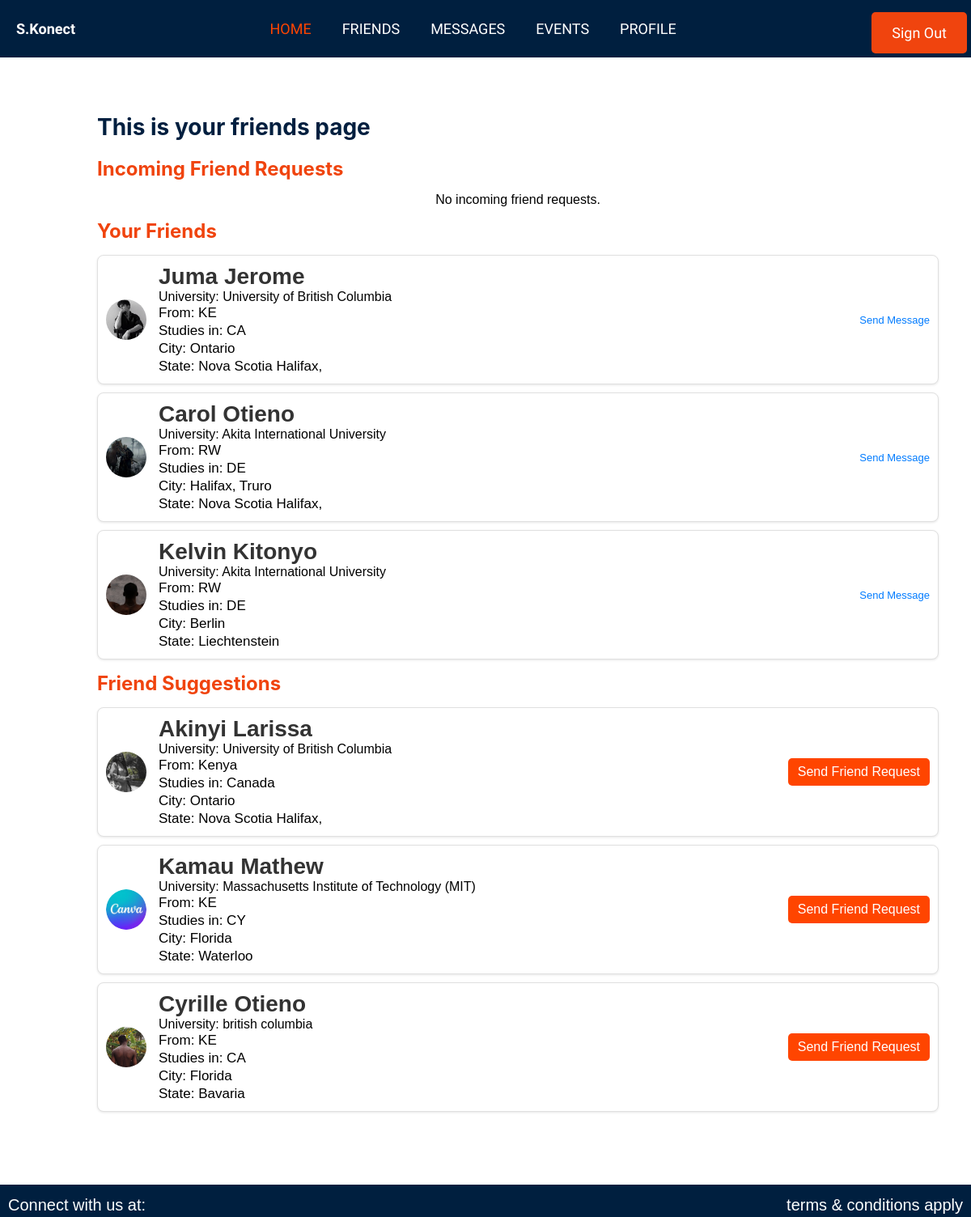
The app's page /friends/ (signed in) with its own data.
### authentication/models.py (models this page shows, shortened)
class CustomUser(AbstractUser):
    country = models.CharField(max_length=100, null=True, blank=True)
    location = models.CharField(max_length=100, null=True, blank=True)
    institution = models.CharField(max_length=100, null=True, blank=True)
    city = models.CharField(max_length=100, null=True, blank=True)
    state = models.CharField(max_length=100, null=True, blank=True)
    zip_code = models.CharField(max_length=20, null=True, blank=True)
    otp = models.CharField(max_length=6, blank=True, null=True)
    otp_created_at = models.DateTimeField(blank=True, null=True)
    otp_verified = models.BooleanField(default=False)
    profile_picture = models.ImageField(upload_to='profile_pictures/', null=True, blank=True)
    password_reset_token = models.CharField(max_length=36, blank=True, null=True)
    token_created_at = models.DateTimeField(blank=True, null=True)
    is_verified = models.BooleanField(default=False)

### authentication/views.py (the view)
# urls.py: path('friends/', views.friends, name="friends"),
def friends(request):
    if request.user.is_authenticated:
        user_profile = UserProfile.objects.get(user=request.user)
        accepted_friends = CustomUser.objects.filter(
            id__in=FriendRequest.objects.filter(
                accepted=True,
                from_user=request.user
            ).values_list('to_user', flat=True)
        ).union(
            CustomUser.objects.filter(
                id__in=FriendRequest.objects.filter(
                    accepted=True,
                    to_user=request.user
                ).values_list('from_user', flat=True)
            )
        )
        incoming_requests = FriendRequest.objects.filter(to_user=request.user, accepted=False)
        friend_suggestions = CustomUser.objects.exclude(id=request.user.id).exclude(id__in=accepted_friends.values_list('id', flat=True))
        suggestions_from_school = friend_suggestions.filter(
            institution=user_profile.institution
        )
        suggestions_from_location = friend_suggestions.filter(
            location=user_profile.location
        )
        suggestions_from_city = friend_suggestions.filter(
            userprofile__city=user_profile.city
        )
        suggestions_from_state = friend_suggestions.filter(
            userprofile__state=user_profile.state
        )
        suggestions = (suggestions_from_school | suggestions_from_location |
                       suggestions_from_city | suggestions_from_state).distinct()
        return render(request, "authentication/friends.html", {
            'incoming_requests': incoming_requests,
            'friends': accepted_friends,
            'suggestions': suggestions
        })
    else:
        return redirect('signin')  # Redirect to sign-in if not authenticated

### templates/authentication/friends.html (shortened to what this page needs)
{% extends "authentication/nav2.html" %}
{% load static %}
{% block content %}
<section id="friends">
    <div class="friend">
        <h1>This is your friends page</h1>
        <h2>Incoming Friend Requests</h2>
        {% if incoming_requests %}
            <ul class="incoming-requests">
                {% for request in incoming_requests %}
                    <li class="request-card">
                        <div class="request-info">
                            {% if request.from_user.profile_picture %}
                                <img src="{{ request.from_user.profile_picture.url }}" alt="{{ request.from_user.username }}'s profile picture" class="avatar">
                            {% else %}
                                <img src="{% static 'images/default_profile.png' %}" alt="Default Profile Picture" class="avatar">
                            {% endif %}
                            <span class="friend-name">{{ request.from_user.first_name }} {{ request.from_user.last_name }}</span>
                        </div>
                        <div class="request-actions">
                            <a href="{% url 'accept_friend_request' request.id %}" class="accept-button">Accept</a>
                            <a href="{% url 'decline_friend_request' request.id %}" class="decline-button">Decline</a>
                        </div>
                    </li>
                {% empty %}
                    <li class="sub-text">No incoming friend requests.</li>
                {% endfor %}
            </ul>
        {% else %}
            <p class="sub-text">No incoming friend requests.</p>
        {% endif %}
        <h2>Your Friends</h2>
        <ul>
            {% for friend in friends %}
                <li class="friend-card">
                    {% if friend.profile_picture %}
                        <img src="{{ friend.profile_picture.url }}" alt="{{ friend.username }}'s profile picture" class="avatar">
                    {% else %}
                        <img src="{% static 'images/default_profile.png' %}" alt="Default Profile Picture" class="avatar">
                    {% endif %}
                    <div class="friend-info">
                        <span class="friend-name">{{ friend.first_name }} {{ friend.last_name }}</span>
                        <span class="friend-university">University: {{ friend.institution }}</span>
                        <span class="friend-country">From: {{ friend.country }}</span>
                        <span class="friend-location">Studies in: {{ friend.location }}</span>
                        <span class="friend-city">City: {{ friend.city }}</span>
                        <span class="friend-state">State: {{ friend.state }}</span>
                    </div>
                    <a href="{% url 'chat_with_friend' friend.id %}" class="send-message">Send Message</a>
                </li>
            {% empty %}
                <li class="sub-text">No friends found.</li>
            {% endfor %}
        </ul>
        <h2 class="subtitle">Friend Suggestions</h2>
        <ul>
            {% for suggestion in suggestions %}
                <li class="friend-card">
                    {% if suggestion.profile_picture %}
                        <img src="{{ suggestion.profile_picture.url }}" alt="{{ suggestion.username }}'s profile picture" class="avatar">
                    {% else %}
                        <img src="{% static 'images/default_profile.png' %}" alt="Default Profile Picture" class="avatar">
                    {% endif %}
                    <div class="friend-info">
                        <span class="friend-name">{{ suggestion.first_name }} {{ suggestion.last_name }}</span>
                        <span class="friend-university">University: <span class="university-name">{{ suggestion.institution }}</span></span>
                        <span class="friend-country">From: {{ suggestion.country }}</span>
                        <span class="friend-location">Studies in: {{ suggestion.location }}</span>
                        <span class="friend-city">City: {{ suggestion.city }}</span>
                        <span class="friend-state">State: {{ suggestion.state }}</span>
                    </div>
                    <a href="{% url 'send_friend_request' suggestion.id %}" class="send-request">Send Friend Request</a>
                </li>
            {% empty %}
                <li class="sub-text">No friend suggestions available.</li>
            {% endfor %}
        </ul>
    </div>
</section>
{% endblock %}

### static/css/base.css (style rules this page uses)
* { padding: 0; margin: 0; box-sizing: border-box; text-decoration: none; list-style: none; }
body { font-family: "Arial", sans-serif, "Itim", cursive; height: 100vh; }
p { text-align: center; }
p { text-align: center; margin-top: 10px; }
h1 { margin-bottom: 20px; font-size: 24px; }
#friends { color: black; height: 100vh; padding: 20px; overflow: scroll; width: 100%; }
.friend { margin-top: 100px; margin-left: 80px; padding: 20px; width: 100; }
.friend h1 { color: #001f3f; margin-bottom: 20px; font-size: 28px; font-family: "Inter", sans-serif; }
.friend h2 { color: #001f3f; color: #f0440e; font-size: 24px; font-family: inter; margin: 15px 0; }
.friend ul { list-style-type: none; padding: 0; }
.friend-card { display: flex; align-items: center; background-color: white; color: black; border-radius: 8px; padding: 10px; margin: 10px 0; box-shadow: 0 1px 3px rgba(0, 0, 0, 0.1); border: 1px solid #e0e0e0; transition: background-color 0.3s, box-shadow 0.3s, border-color 0.3s; }
.avatar { width: 70px; height: 70px; border-radius: 50%; margin-right: 15px; }
.friend-info { display: flex; flex-direction: column; flex-grow: 1; }
.friend-name { font-weight: bold; color: #001f3f; }
.friend-country, .friend-location, .friend-institution, .friend-city, .friend-state { font-size: 17px; color: black; line-height: 22px; }
.send-request { background-color: orangered; color: white; padding: 8px 12px; border: none; border-radius: 5px; text-decoration: none; transition: background-color 0.3s ease; }
.subtitle { color: #001f3f; }
.avatar { width: 50px; height: 50px; border-radius: 50%; object-fit: cover; }
.send-message { font-size: 13px; text-decoration: none; color: #007bff; margin-left: 10px; flex-shrink: 0; }
.friend-name { font-size: 28px; font-weight: bold; color: #333; }

### records on screen
CustomUser: profile_picture (picture), first_name "Juma", last_name "Jerome", institution "University of British Columbia", country "KE", location "CA", city "Ontario", state "Nova Scotia Halifax,"
CustomUser: profile_picture (picture), first_name "Carol", last_name "Otieno", institution "Akita International University", country "RW", location "DE", city "Halifax, Truro", state "Nova Scotia Halifax,"
CustomUser: profile_picture (picture), first_name "Kelvin", last_name "Kitonyo", institution "Akita International University", country "RW", location "DE", city "Berlin", state "Liechtenstein"
CustomUser: profile_picture (picture), first_name "Akinyi", last_name "Larissa", institution "University of British Columbia", country "Kenya", location "Canada", city "Ontario", state "Nova Scotia Halifax,"
CustomUser: profile_picture (picture), first_name "Kamau", last_name "Mathew", institution "Massachusetts Institute of Technology (MIT)", country "KE", location "CY", city "Florida", state "Waterloo"
CustomUser: profile_picture (picture), first_name "Cyrille", last_name "Otieno", institution "british columbia", country "KE", location "CA", city "Florida", state "Bavaria"
